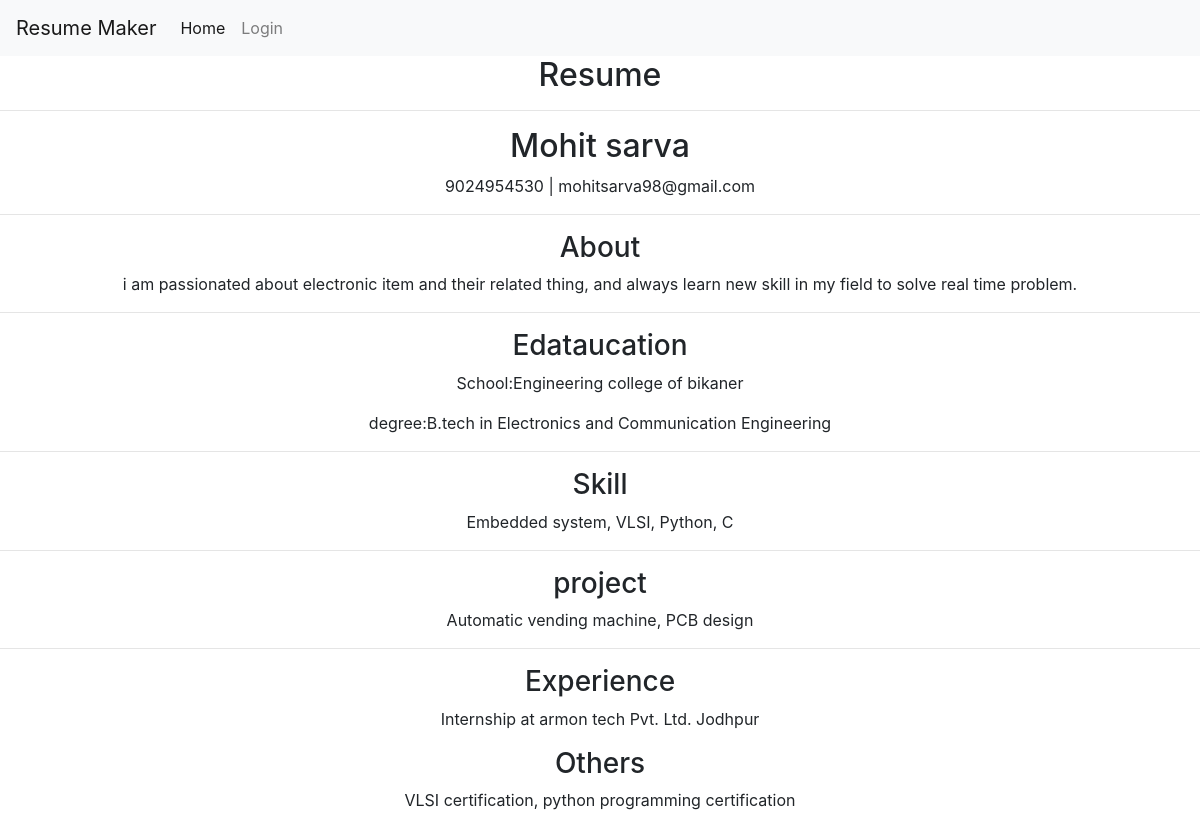
Screenshot of /cv/display/2 with the database file from the repository.
### cv/models.py (models this page shows)
class Detal(models.Model):
	user = models.ForeignKey(User,on_delete = models.CASCADE)
	name = models.CharField(max_length =100)
	mobile = models.CharField(max_length =100)
	email = models.CharField(max_length =100)
	school = models.CharField(max_length =100)
	degree = models.CharField(max_length =100)
	skill = models.CharField(max_length =100)
	project = models.TextField(max_length =1000)
	previous_work = models.TextField(max_length =1000)
	certification = models.TextField(max_length =1000)
	about = models.TextField(max_length =1000)

### cv/views.py (the view)
# urls.py: path('display/<int:id>',views.display,name='display'),
def display(request,id):
	data = Detal.objects.get(pk=id)
	return render(request,'cv/display.html',{'data':data})

### cv/templates/cv/display.html
{% extends "cv/base.html" %}
{% block content %}
{% if data %}
<h2 style="text-align:center;">Resume</h2>
<hr>
<div style="text-align:center;">
	<h2 >{{ data.name }}</h2>
<tr>
	<td>{{ data.mobile }} |</td>
	<td>{{ data.email }}</td>
</tr>
<hr>
<h3>About</h3>
<p>{{ data.about }}</p>
<hr>
<h3>Edataucation</h3>
<p>School:{{ data.school }}</p>
<p>degree:{{ data.degree }}</p>
<hr>
<h3>Skill</h3>
<p>{{ data.skill }}</p>
<hr>
<h3>project</h3>
<p>{{ data.project }}</p>
<hr>
<h3>Experience</h3>
<p>{{ data.previous_work }}</p>
<h3>Others</h3>
<p>{{ data.certification }}</p>
{% endif %}
</div>
{% endblock content %}

### cv/templates/cv/base.html (shortened to what this page needs)
<!DOCTYPE html>
<html>
<head>
	<link rel="stylesheet" href="https://cdn.jsdelivr.net/npm/bootstrap@4.0.0/dist/css/bootstrap.min.css">
</head>
<body>
	<nav class="navbar navbar-expand-lg navbar-light bg-light">
  <a class="navbar-brand" href="#">Resume Maker</a>
  <div class="collapse navbar-collapse" id="navbarSupportedContent">
    <ul class="navbar-nav mr-auto">
      <li class="nav-item active">
        <a class="nav-link" href="/cv/home/">Home <span class="sr-only">(current)</span></a>
      </li>
      {% if user.is_authenticated %}
      <li class="nav-item">
        <a class="nav-link" href="create/">Create Resume</a>
      </li>
      <li class="nav-item">
        <a class="nav-link" href="/logout/">Logout</a>
      </li>
      {% else %}
      <li class="nav-item">
        <a class="nav-link" href="/login/">Login</a>
      </li>
      {% endif %}
    </ul>
  </div>
</nav>
<div>
    {% block content %}
    {% endblock content %}
</div>
</body>
</html>

### rows the page displays
Detal: name "Mohit sarva", mobile "9024954530", email "mohitsarva98@gmail.com", about "i am passionated about electronic item and their related thing, and always learn new skill in my field to solve real time problem.", school "Engineering college of bikaner", degree "B.tech in Electronics and Communication Engineering", skill "Embedded system, VLSI, Python, C", project "Automatic vending machine, PCB design", previous_work "Internship at armon tech Pvt. Ltd. Jodhpur", certification "VLSI certification, python programming certification"
